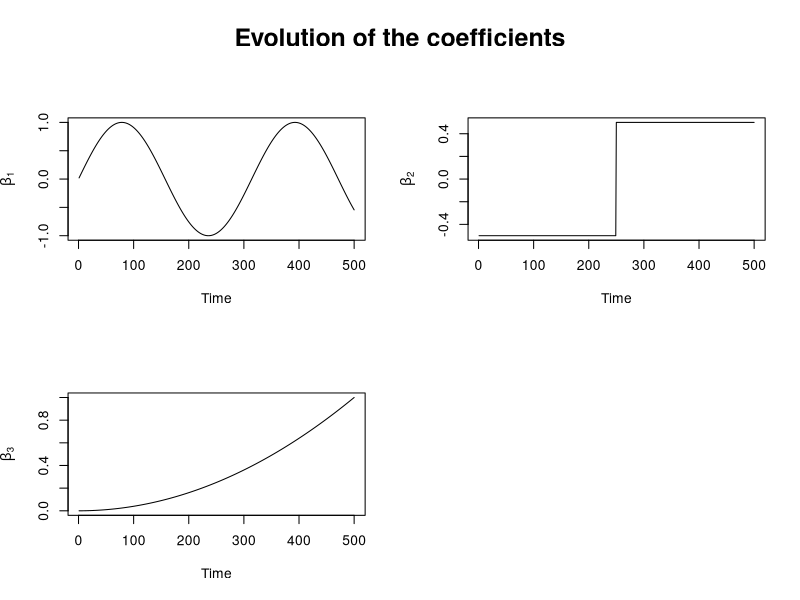

Source code (R):
set.seed(123)

T <- 500
P <- 3

betas <- matrix(NA, nrow = T, ncol = P)
for (t in 1:T){
  betas[t,1] = sin(10*t/T)
  betas[t,2] = if (t/T < 0.5) -0.5 else 0.5
  betas[t,3] = (t/T)^2
}
par(mfrow = c(2,2), oma = c(0, 0, 3, 0))
for (j in 1:P){
  plot(betas[,j], type = "l", xlab = 'Time', ylab = bquote(beta[.(j)]))
}
mtext("Evolution of the coefficients", outer = T, cex = 1.5, font = 2)

X <- matrix(rnorm(T*(P-1), mean = 0, sd = 1), nrow = T, ncol = P-1)
X <- cbind('Intercept' = 1, X)

SDSig <- 0.45

y <- numeric(T)
for (t in 1:T){
  y[t] <- sum(X[t, ]*betas[t, ]) + rnorm(1, mean = 0, sd = SDSig)
}
